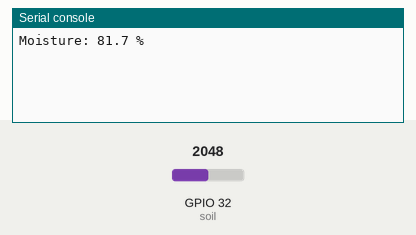
This program was run on a simulated ESP32 board running MicroPython. Parts: the last lines printed to the serial console. The inputs (shaded band) are chosen by the test bench; at power-on: GPIO 32 (soil) = 2048 (analog values on the 0–4095 scale). The clock reads 2024-03-15 10:24:30 at power-on unless the program sets it.

Above: at 1.2 s.
1.3 s: GPIO 32 (soil) set to 1550
At 2.4 s:
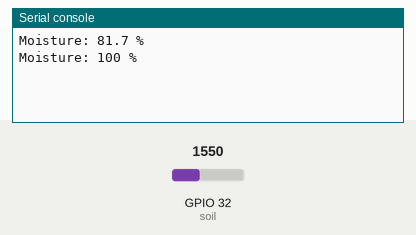
4.0 s: GPIO 32 (soil) set to 1630
At 5.1 s:
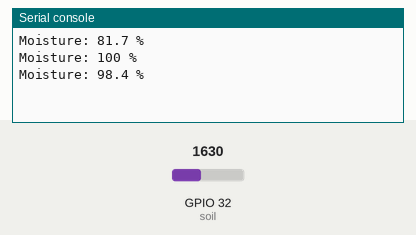
Timing chart, 0 to 7.0 s (numbered marks = the images above; inputs shaded):
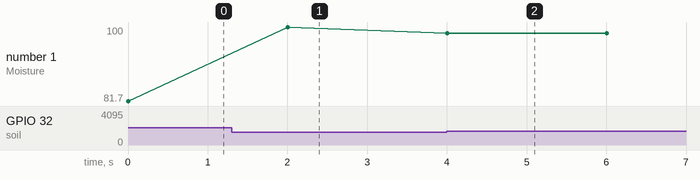

The program:

cb_doamdat.py
```python
from machine import ADC, Pin
from time import sleep, time

soil = ADC(Pin(32))
min_analog = 1590  # Replace with your value
max_analog = 4095  # Replace with your value
soil.atten(ADC.ATTN_11DB)
soil.width(ADC.WIDTH_12BIT)
total = 0
last_time = 0
while True:
    if (time() - last_time) > 1.5:
        current_analog = soil.read()
        for i in range(1000):
            total += current_analog
        moisture_per = ((total/1000 - min_analog) / (max_analog - min_analog)) * 100
        if moisture_per<0:
            moisture_per = 0
        print('Moisture: ' f'{round((100-moisture_per), 1)} %')
        total = 0
        last_time = time()
```

Measured:
- after the input at 1.3 s, the serial console: prints a new line after 0.71 s (image 1)
- after the input at 4.0 s, the serial console: prints a new line at once (image 2)
- plotted number 1: 81.7 → 100 after the input at 1.3 s, 100 → 98.4 after the input at 4.0 s
